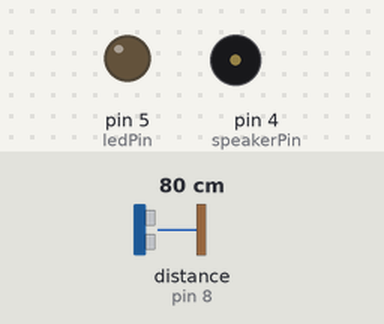
A sketch run on a simulated Arduino Uno, built with avr-gcc and run on an emulated ATmega328P. On the bench: output pins drawn as LEDs (lit = HIGH), buzzer (waves = sounding). Wiring (inferred from the names in the program): ultrasonic range finder: trigger pin 9; echo pin 8. Inputs (shaded band) come from the test bench; at power-on: distance to the obstacle (sensor on pin 8) 80 cm. The echo pulse lasts 58.3 µs per cm; pins used as bus, display or sensor lines are not drawn.

Above: at 1.2 s.
1.3 s: distance to the obstacle (sensor on pin 8) set to 32 cm
3.5 s: distance to the obstacle (sensor on pin 8) set to 27 cm
At 5.3 s:
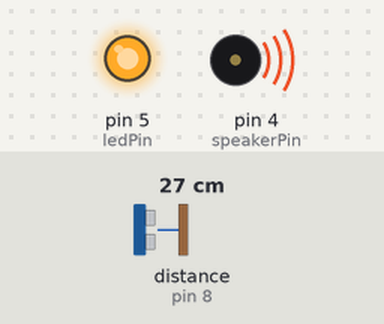
8.1 s: distance to the obstacle (sensor on pin 8) set to 35 cm
At 10.1 s:
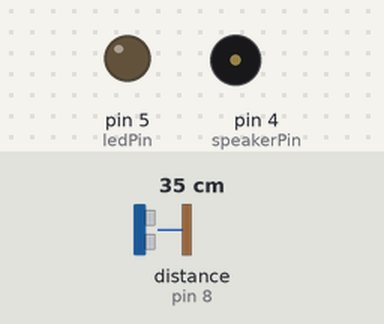
10.4 s: distance to the obstacle (sensor on pin 8) set to 2 cm
At 12.0 s:
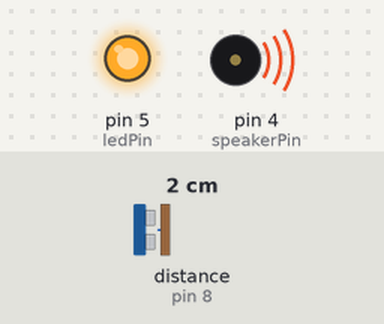
Timing chart, 0 to 13.5 s (numbered marks = the images above; inputs shaded):
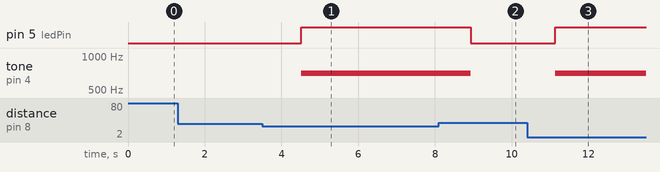

Measured:
- the behaviour switches between 31 and 30 cm on distance to the obstacle (sensor on pin 8) (found by bisection; images 0 and 1)
- after the input at 1.3 s, every drawn part: stays the same
- after the input at 3.5 s, pin 5 (ledPin): LOW → HIGH after 1.0 s; tone on pin 4 (speakerPin): silent → 700 Hz after 1.0 s
- after the input at 8.1 s, pin 5 (ledPin): HIGH → LOW after 0.83 s; tone on pin 4 (speakerPin): 700 Hz → silent after 0.83 s
- after the input at 10.4 s, pin 5 (ledPin): LOW → HIGH after 0.73 s; tone on pin 4 (speakerPin): silent → 700 Hz after 0.73 s

The sketch:

ultrasonic.ino
```cpp
#include <SoftwareSerial.h>

SoftwareSerial BTSerial(2, 3);

int echoPin = 8;
int trigPin = 9;
int ledPin=5,speakerPin=4;

void setup() {
  Serial.begin(9600);
  BTSerial.begin(9600);

  pinMode(trigPin, OUTPUT);
  pinMode(echoPin, INPUT);
  pinMode(ledPin,OUTPUT);
}
void loop() {
  if (BTSerial.available()) {
    Serial.write(BTSerial.read());
  }
  // 라즈베리파이로부터 데이터 받기
  if (Serial.available()) {
    BTSerial.println(Serial.readString());
  }
  delay(100);
  digitalWrite(trigPin, LOW);
  digitalWrite(echoPin, LOW);
  delayMicroseconds(2);
  digitalWrite(trigPin, HIGH);
  delayMicroseconds(10);
  digitalWrite(trigPin, LOW);
  unsigned long duration = pulseIn(echoPin, HIGH);
  float distance = ((float)(340 * duration) / 10000) / 2;
  /* Serial.print(distance);
  Serial.println("cm"); */
  if(distance>30){
    digitalWrite(ledPin,LOW);
    noTone(speakerPin);
    }
  else {
    digitalWrite(ledPin,HIGH);
    tone(speakerPin,700);
    }
  delay(1000);
}
```
